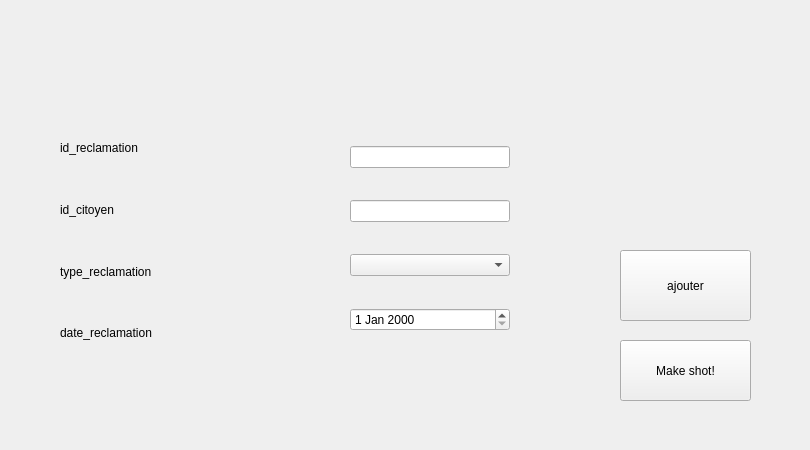
        <widget class="QWidget" name="tab_10">
         <attribute name="title">
          <string>ajouter reclamation</string>
         </attribute>
         <widget class="QWidget" name="verticalLayoutWidget_5">
          <property name="geometry">
           <rect>
            <x>60</x>
            <y>120</y>
            <width>160</width>
            <height>241</height>
           </rect>
          </property>
          <layout class="QVBoxLayout" name="verticalLayout_5">
           <item>
            <widget class="QLabel" name="label_41">
             <property name="text">
              <string>id_reclamation</string>
             </property>
            </widget>
           </item>
           <item>
            <widget class="QLabel" name="label_42">
             <property name="text">
              <string>id_citoyen</string>
             </property>
            </widget>
           </item>
           <item>
            <widget class="QLabel" name="label_43">
             <property name="text">
              <string>type_reclamation</string>
             </property>
            </widget>
           </item>
           <item>
            <widget class="QLabel" name="label_44">
             <property name="text">
              <string>date_reclamation</string>
             </property>
            </widget>
           </item>
          </layout>
         </widget>
         <widget class="QWidget" name="verticalLayoutWidget_6">
          <property name="geometry">
           <rect>
            <x>350</x>
            <y>120</y>
            <width>160</width>
            <height>241</height>
           </rect>
          </property>
          <layout class="QVBoxLayout" name="verticalLayout_6">
           <item>
            <widget class="QLineEdit" name="aj_recl"/>
           </item>
           <item>
            <widget class="QLineEdit" name="aj_cit"/>
           </item>
           <item>
            <widget class="QComboBox" name="comboBox_aj_type"/>
           </item>
           <item>
            <widget class="QDateEdit" name="aj_date"/>
           </item>
          </layout>
         </widget>
         <widget class="QPushButton" name="ajouter_2">
          <property name="geometry">
           <rect>
            <x>620</x>
            <y>250</y>
            <width>131</width>
            <height>71</height>
           </rect>
          </property>
          <property name="text">
           <string>ajouter</string>
          </property>
         </widget>
         <widget class="QLabel" name="label_45">
          <property name="geometry">
           <rect>
            <x>600</x>
            <y>40</y>
            <width>161</width>
            <height>161</height>
           </rect>
          </property>
          <property name="text">
           <string>&lt;html&gt;&lt;head/&gt;&lt;body&gt;&lt;p&gt;&lt;img src=&quot;:/new/prefix1/ajout.png&quot;width=&quot;150&quot; height=&quot;150&quot;/&gt;&lt;/p&gt;&lt;/body&gt;&lt;/html&gt;</string>
          </property>
         </widget>
         <widget class="QLabel" name="DigitalClock3">
          <property name="geometry">
           <rect>
            <x>630</x>
            <y>410</y>
            <width>171</width>
            <height>31</height>
           </rect>
          </property>
          <property name="text">
           <string/>
          </property>
         </widget>
         <widget class="QPushButton" name="makeShot">
          <property name="geometry">
           <rect>
            <x>620</x>
            <y>340</y>
            <width>131</width>
            <height>61</height>
           </rect>
          </property>
          <property name="text">
           <string>Make shot!</string>
          </property>
         </widget>
        </widget>
